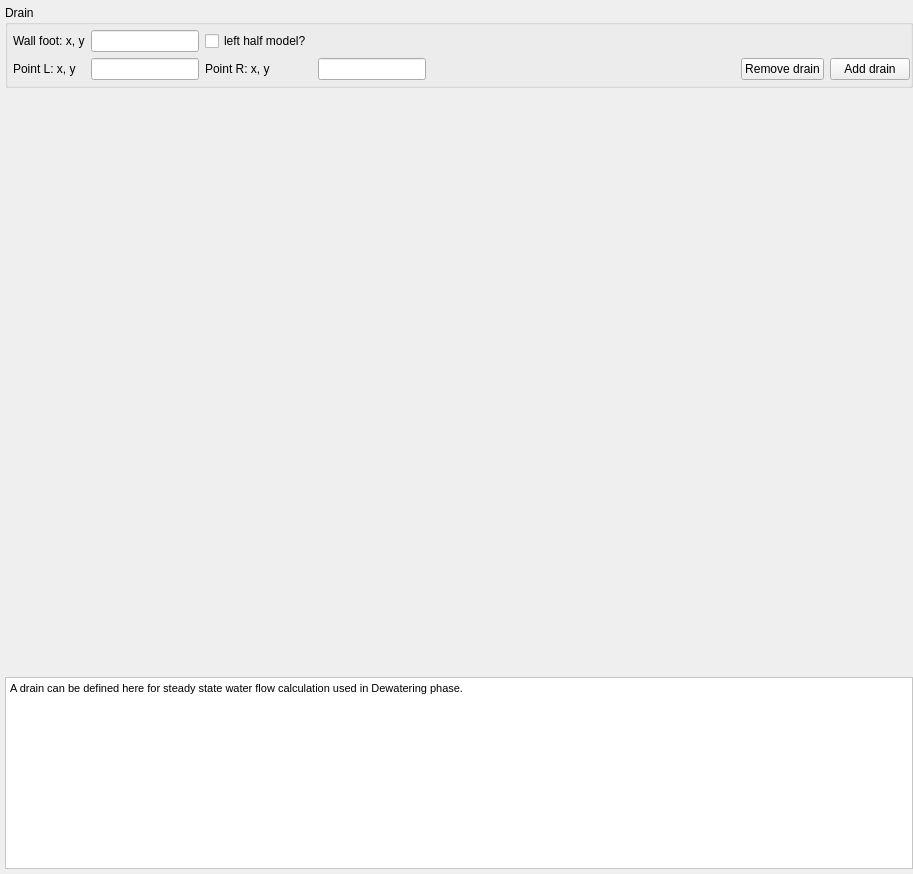
               <widget class="QWidget" name="tab_25">
                <attribute name="title">
                 <string>Drain</string>
                </attribute>
                <layout class="QVBoxLayout" name="verticalLayout_27">
                 <property name="leftMargin">
                  <number>5</number>
                 </property>
                 <property name="topMargin">
                  <number>5</number>
                 </property>
                 <property name="rightMargin">
                  <number>0</number>
                 </property>
                 <property name="bottomMargin">
                  <number>5</number>
                 </property>
                 <item>
                  <widget class="QGroupBox" name="groupBox_19">
                   <property name="sizePolicy">
                    <sizepolicy hsizetype="Preferred" vsizetype="Preferred">
                     <horstretch>0</horstretch>
                     <verstretch>0</verstretch>
                    </sizepolicy>
                   </property>
                   <property name="title">
                    <string>Drain</string>
                   </property>
                   <layout class="QGridLayout" name="gridLayout_16">
                    <property name="leftMargin">
                     <number>5</number>
                    </property>
                    <property name="topMargin">
                     <number>5</number>
                    </property>
                    <property name="rightMargin">
                     <number>0</number>
                    </property>
                    <property name="bottomMargin">
                     <number>5</number>
                    </property>
                    <item row="1" column="3">
                     <widget class="QLineEdit" name="lineEdit_41">
                      <property name="sizePolicy">
                       <sizepolicy hsizetype="Preferred" vsizetype="Fixed">
                        <horstretch>0</horstretch>
                        <verstretch>0</verstretch>
                       </sizepolicy>
                      </property>
                      <property name="minimumSize">
                       <size>
                        <width>80</width>
                        <height>0</height>
                       </size>
                      </property>
                     </widget>
                    </item>
                    <item row="1" column="2">
                     <widget class="QLabel" name="label_51">
                      <property name="text">
                       <string>Point R: x, y</string>
                      </property>
                     </widget>
                    </item>
                    <item row="1" column="5">
                     <widget class="QPushButton" name="pushButton_37">
                      <property name="text">
                       <string>Remove drain</string>
                      </property>
                     </widget>
                    </item>
                    <item row="1" column="6">
                     <widget class="QPushButton" name="pushButton_28">
                      <property name="text">
                       <string>Add drain</string>
                      </property>
                     </widget>
                    </item>
                    <item row="1" column="4">
                     <spacer name="horizontalSpacer_31">
                      <property name="orientation">
                       <enum>Qt::Horizontal</enum>
                      </property>
                      <property name="sizeHint" stdset="0">
                       <size>
                        <width>309</width>
                        <height>20</height>
                       </size>
                      </property>
                     </spacer>
                    </item>
                    <item row="1" column="0">
                     <widget class="QLabel" name="label_50">
                      <property name="text">
                       <string>Point L: x, y</string>
                      </property>
                     </widget>
                    </item>
                    <item row="1" column="1">
                     <widget class="QLineEdit" name="lineEdit_40">
                      <property name="sizePolicy">
                       <sizepolicy hsizetype="Preferred" vsizetype="Fixed">
                        <horstretch>0</horstretch>
                        <verstretch>0</verstretch>
                       </sizepolicy>
                      </property>
                      <property name="minimumSize">
                       <size>
                        <width>80</width>
                        <height>0</height>
                       </size>
                      </property>
                     </widget>
                    </item>
                    <item row="0" column="0">
                     <widget class="QLabel" name="label_52">
                      <property name="text">
                       <string>Wall foot: x, y</string>
                      </property>
                     </widget>
                    </item>
                    <item row="0" column="1">
                     <widget class="QLineEdit" name="lineEdit_10">
                      <property name="sizePolicy">
                       <sizepolicy hsizetype="Preferred" vsizetype="Fixed">
                        <horstretch>0</horstretch>
                        <verstretch>0</verstretch>
                       </sizepolicy>
                      </property>
                     </widget>
                    </item>
                    <item row="0" column="2">
                     <widget class="QCheckBox" name="checkBox_4">
                      <property name="text">
                       <string>left half model?</string>
                      </property>
                     </widget>
                    </item>
                   </layout>
                  </widget>
                 </item>
                 <item>
                  <spacer name="verticalSpacer_12">
                   <property name="orientation">
                    <enum>Qt::Vertical</enum>
                   </property>
                   <property name="sizeHint" stdset="0">
                    <size>
                     <width>20</width>
                     <height>583</height>
                    </size>
                   </property>
                  </spacer>
                 </item>
                 <item>
                  <widget class="QTextBrowser" name="textBrowser_16">
                   <property name="styleSheet">
                    <string notr="true">background-color: rgb(255, 255, 255);</string>
                   </property>
                   <property name="html">
                    <string>&lt;!DOCTYPE HTML PUBLIC &quot;-//W3C//DTD HTML 4.0//EN&quot; &quot;http://www.w3.org/TR/REC-html40/strict.dtd&quot;&gt;
&lt;html&gt;&lt;head&gt;&lt;meta name=&quot;qrichtext&quot; content=&quot;1&quot; /&gt;&lt;style type=&quot;text/css&quot;&gt;
p, li { white-space: pre-wrap; }
&lt;/style&gt;&lt;/head&gt;&lt;body style=&quot; font-family:'MS Shell Dlg 2'; font-size:8.25pt; font-weight:400; font-style:normal;&quot;&gt;
&lt;p style=&quot; margin-top:0px; margin-bottom:0px; margin-left:0px; margin-right:0px; -qt-block-indent:0; text-indent:0px;&quot;&gt;A drain can be defined here for steady state water flow calculation used in Dewatering phase.&lt;/p&gt;&lt;/body&gt;&lt;/html&gt;</string>
                   </property>
                  </widget>
                 </item>
                </layout>
               </widget>
